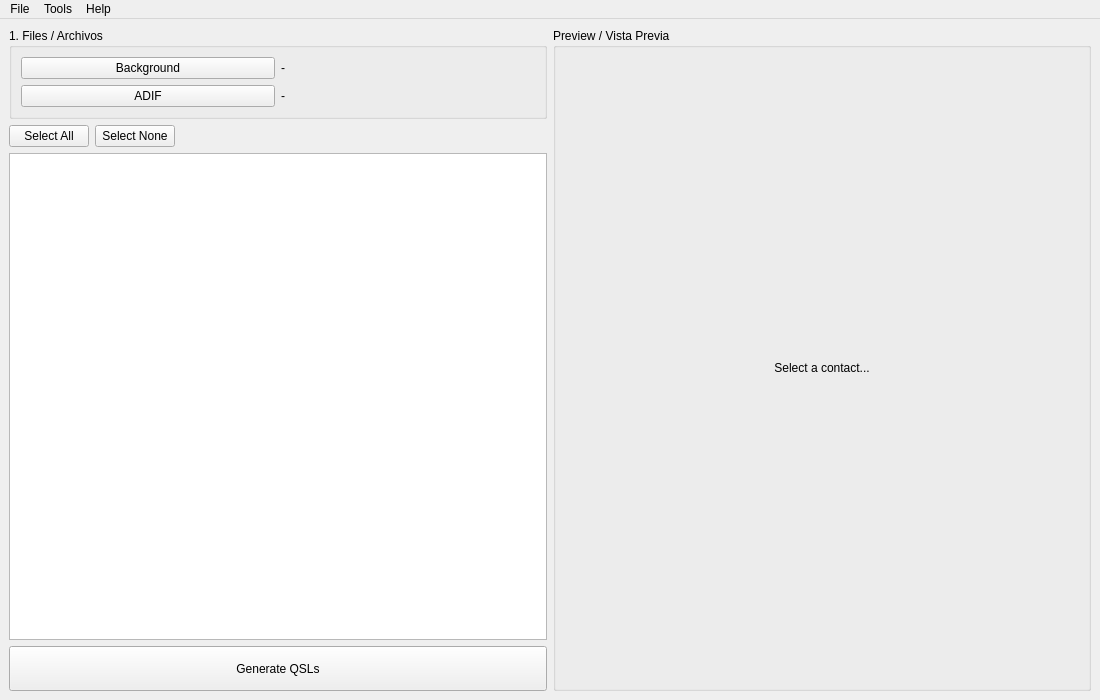
<?xml version="1.0" encoding="UTF-8"?>
<ui version="4.0">
 <class>MainWindow</class>
 <widget class="QMainWindow" name="MainWindow">
  <property name="geometry">
   <rect>
    <x>0</x>
    <y>0</y>
    <width>1100</width>
    <height>700</height>
   </rect>
  </property>
  <property name="windowTitle">
   <string>QSL Generator</string>
  </property>
  <widget class="QWidget" name="centralwidget">
   <layout class="QHBoxLayout" name="horizontalLayout_Main">
    <item>
     <layout class="QVBoxLayout" name="verticalLayout_Controls">
      <item>
       <widget class="QGroupBox" name="group_archivos">
        <property name="title">
         <string>1. Files / Archivos</string>
        </property>
        <layout class="QGridLayout" name="gridLayout">
         <item row="0" column="0">
          <widget class="QPushButton" name="btn_bg">
           <property name="text">
            <string>Background</string>
           </property>
          </widget>
         </item>
         <item row="0" column="1">
          <widget class="QLabel" name="lbl_bg">
           <property name="text">
            <string>-</string>
           </property>
          </widget>
         </item>
         <item row="1" column="0">
          <widget class="QPushButton" name="btn_adif">
           <property name="text">
            <string>ADIF</string>
           </property>
          </widget>
         </item>
         <item row="1" column="1">
          <widget class="QLabel" name="lbl_adif">
           <property name="text">
            <string>-</string>
           </property>
          </widget>
         </item>
        </layout>
       </widget>
      </item>
      <item>
       <layout class="QHBoxLayout" name="horizontalLayout_Select">
        <item>
         <widget class="QPushButton" name="btn_all">
          <property name="text">
           <string>Select All</string>
          </property>
         </widget>
        </item>
        <item>
         <widget class="QPushButton" name="btn_none">
          <property name="text">
           <string>Select None</string>
          </property>
         </widget>
        </item>
        <item>
         <spacer name="horizontalSpacer">
          <property name="orientation">
           <enum>Qt::Horizontal</enum>
          </property>
          <property name="sizeHint" stdset="0">
           <size>
            <width>40</width>
            <height>20</height>
           </size>
          </property>
         </spacer>
        </item>
       </layout>
      </item>
      <item>
       <widget class="QTableWidget" name="table"/>
      </item>
      <item>
       <widget class="QPushButton" name="btn_export">
        <property name="minimumSize">
         <size>
          <width>0</width>
          <height>45</height>
         </size>
        </property>
        <property name="text">
         <string>Generate QSLs</string>
        </property>
       </widget>
      </item>
     </layout>
    </item>
    <item>
     <widget class="QGroupBox" name="group_preview">
      <property name="sizePolicy">
       <sizepolicy hsizetype="Expanding" vsizetype="Preferred">
        <horstretch>0</horstretch>
        <verstretch>0</verstretch>
       </sizepolicy>
      </property>
      <property name="title">
       <string>Preview / Vista Previa</string>
      </property>
      <layout class="QVBoxLayout" name="verticalLayout">
       <item>
        <widget class="QLabel" name="lbl_preview">
         <property name="sizePolicy">
          <sizepolicy hsizetype="Ignored" vsizetype="Ignored">
           <horstretch>0</horstretch>
           <verstretch>0</verstretch>
          </sizepolicy>
         </property>
         <property name="text">
          <string>Select a contact...</string>
         </property>
         <property name="alignment">
          <set>Qt::AlignCenter</set>
         </property>
        </widget>
       </item>
      </layout>
     </widget>
    </item>
   </layout>
  </widget>
  <widget class="QMenuBar" name="menubar">
   <property name="geometry">
    <rect>
     <x>0</x>
     <y>0</y>
     <width>1100</width>
     <height>22</height>
    </rect>
   </property>
   <widget class="QMenu" name="menuArchivo">
    <property name="title">
     <string>File</string>
    </property>
    <addaction name="actionSalir"/>
   </widget>
   <widget class="QMenu" name="menuHerramientas">
    <property name="title">
     <string>Tools</string>
    </property>
    <addaction name="actionConfiguracion"/>
   </widget>
   <widget class="QMenu" name="menuAyuda">
    <property name="title">
     <string>Help</string>
    </property>
    <addaction name="actionAcerca_de"/>
   </widget>
   <addaction name="menuArchivo"/>
   <addaction name="menuHerramientas"/>
   <addaction name="menuAyuda"/>
  </widget>
  <action name="actionSalir">
   <property name="text">
    <string>Exit</string>
   </property>
  </action>
  <action name="actionConfiguracion">
   <property name="text">
    <string>Settings...</string>
   </property>
  </action>
  <action name="actionAcerca_de">
   <property name="text">
    <string>About...</string>
   </property>
  </action>
 </widget>
 <resources/>
 <connections/>
</ui>
